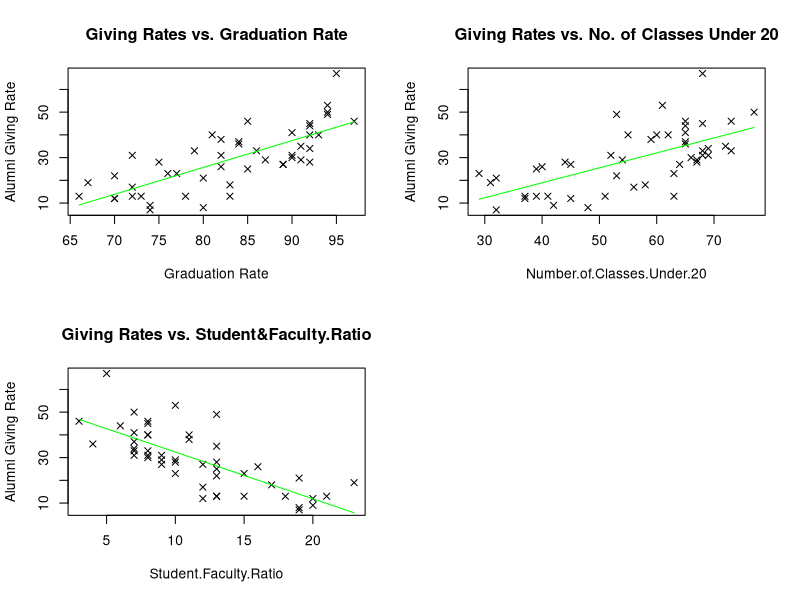
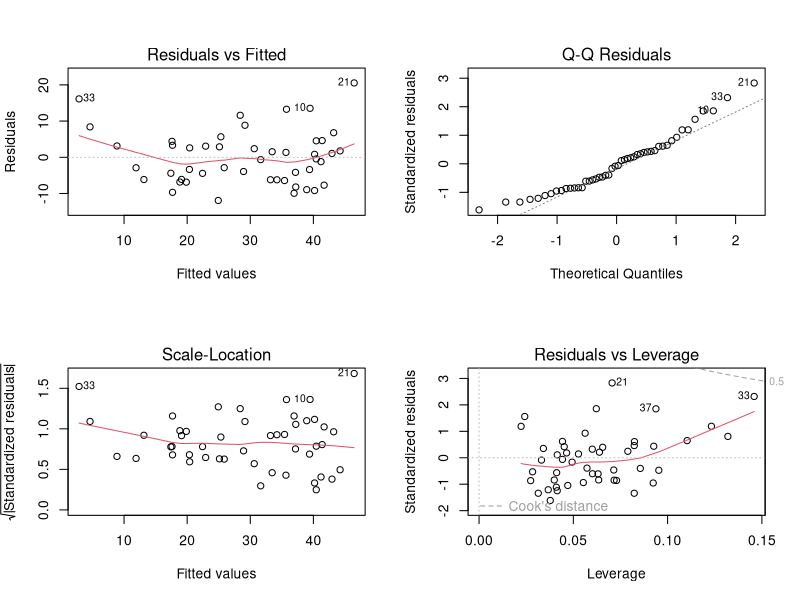

Recreate these plots in R, in order.
## ---- chunk 1
knitr::opts_chunk$set(echo = FALSE)
## ---- chunk 2
newdata <- read.csv(file = "alumni_giving_rate.csv", header = TRUE)

newdataframe <- newdata[c("Graduation.Rate","Number.of.Classes.Under.20","Student.Faculty.Ratio","Alumni.Giving.Rate")]
newdataframe
## ---- chunk 3
par(mfrow=c(2,2))
fit1 <- lm(Alumni.Giving.Rate~Graduation.Rate,data = newdataframe)
plot1 = plot( newdataframe$Graduation.Rate,newdataframe$Alumni.Giving.Rate,
             main = "Giving Rates vs. Graduation Rate",
             xlab = "Graduation Rate",
             ylab = "Alumni Giving Rate",
             pch = 4
)
lines(newdataframe$Graduation.Rate, fitted(fit1), lty = 1, col = "green")

fit2 <- lm(Alumni.Giving.Rate~Number.of.Classes.Under.20,data = newdataframe)
plot2 = plot(newdataframe$Number.of.Classes.Under.20,newdataframe$Alumni.Giving.Rate, 
             main = "Giving Rates vs. No. of Classes Under 20",
             xlab = "Number.of.Classes.Under.20",
             ylab = "Alumni Giving Rate",
             pch = 4
)
lines(newdataframe$Number.of.Classes.Under.20, fitted(fit2), lty = 1, col = "green")

fit3 <- lm(Alumni.Giving.Rate~Student.Faculty.Ratio,data = newdataframe)
plot3 = plot(newdataframe$Student.Faculty.Ratio,newdataframe$Alumni.Giving.Rate, 
             main = "Giving Rates vs. Student&Faculty.Ratio",
             xlab = "Student.Faculty.Ratio",
             ylab = "Alumni Giving Rate",
             pch = 4
)
lines(newdataframe$Student.Faculty.Ratio, fitted(fit3), lty = 1, col = "green")
## ---- chunk 4
library(MASS)
multilinearregression1 = lm(Alumni.Giving.Rate~Graduation.Rate+Number.of.Classes.Under.20+ Student.Faculty.Ratio,data = newdataframe)
stepAIC(multilinearregression1, direction = "backward")
newmodel = lm(Alumni.Giving.Rate ~ Graduation.Rate + Student.Faculty.Ratio, 
              data = newdataframe)
newmodel
summary(newmodel)
## ---- chunk 5
par(mfrow = c(2,2))
chechmodel = plot(newmodel)
## ---- chunk 6
attach(swiss)
FertilityCol = swiss["Fertility"]
mean_fertility = mean(as.matrix(FertilityCol))
mean_fertility
swiss$ynprovinces[swiss$Fertility > mean_fertility]<- 1
swiss$ynprovinces[swiss$Fertility < mean_fertility] <- 0
group1 <- subset(swiss,ynprovinces == 1)
group1
group2 <- subset(swiss,ynprovinces == 0)
group2
y = as.matrix(swiss$ynprovinces)
y
## ---- chunk 7
lgfit <- glm(formula = y~Agriculture+Examination+Education+Catholic+Infant.Mortality, family = binomial(),data = swiss)
summary(lgfit)
## ---- chunk 8
library(MASS)
multilinearregression4 <- lm(y~Agriculture+Examination+Education+Catholic+Infant.Mortality, data = swiss)
stepAIC(multilinearregression4, direction = "backward")
newmodel2 <-  lm(y ~ Agriculture + Examination + Infant.Mortality, data = swiss)
newmodel2    
